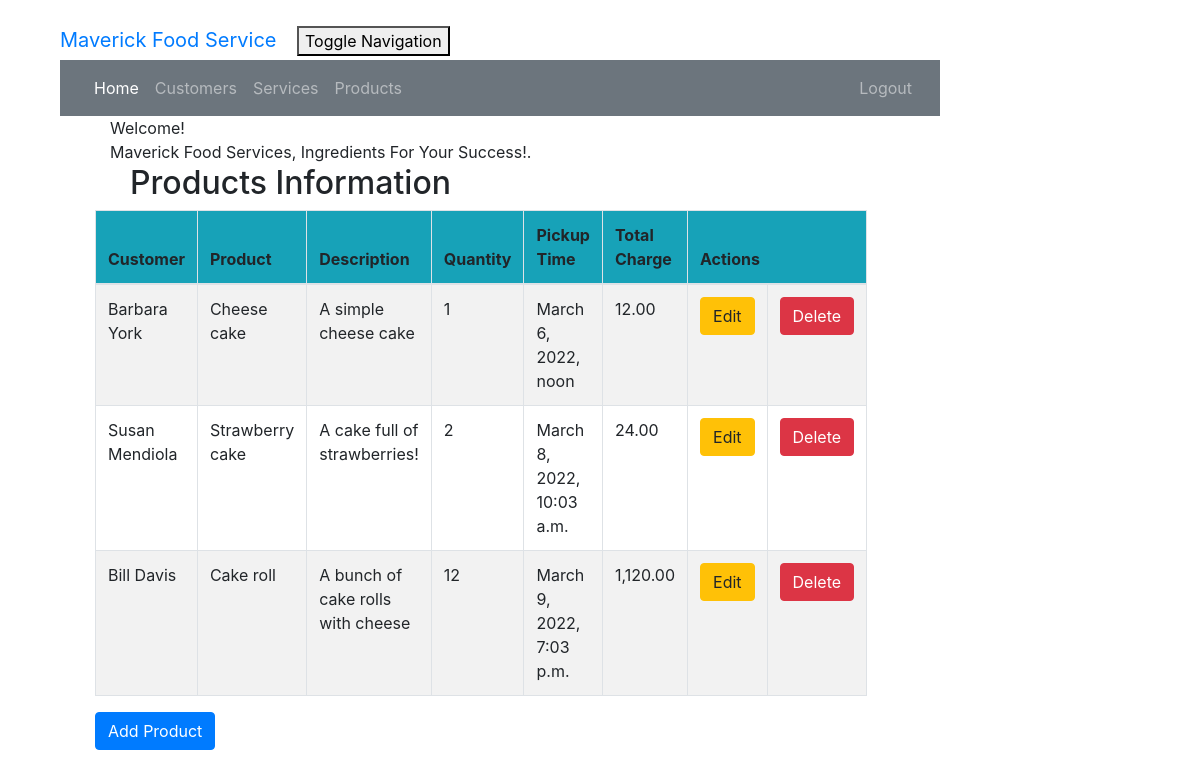
The page /product_list (signed in) on the database its author committed.
### crm/models.py (models this page shows, shortened)
class Product(models.Model):
    cust_name = models.ForeignKey(Customer, on_delete=models.CASCADE, related_name='products')
    product = models.CharField(max_length=100)
    description = models.TextField()
    quantity = models.IntegerField()
    pickup_time = models.DateTimeField(
        default=timezone.now)
    charge = models.DecimalField(max_digits=10, decimal_places=2)
    created_date = models.DateTimeField(
        default=timezone.now)
    updated_date = models.DateTimeField(auto_now_add=True)

class Customer(models.Model):
    cust_name = models.CharField(max_length=50)
    email = models.EmailField(max_length=100)
    phone = models.CharField(max_length=20)
    bldgroom = models.CharField(max_length=100)
    address = models.CharField(max_length=200)
    city = models.CharField(max_length=50)
    state = models.CharField(max_length=50)
    zipcode = models.CharField(max_length=10)
    organization = models.CharField(max_length=100)
    role = models.CharField(max_length=100)
    def __str__ (self):
        return self.cust_name

### crm/views.py (the view)
# urls.py: path('product_list', views.product_list, name='product_list'),
@login_required
def product_list(request):
    products = Product.objects.filter(created_date__lte=timezone.now())
    return render(request, 'crm/product_list.html', {'products': products})

### crm/templates/crm/product_list.html (shortened to what this page needs)
<!DOCTYPE html>
{% extends 'crm/base.html' %}
{% block content %}
    {% load humanize %}
    <head>
    </head>
    <body class="bodylist">
    <div class="container">
        <div class="panel panel-primary">
            <div class="panel-heading">Welcome!</div>
            <div class="panel-body">
                Maverick Food Services, Ingredients For Your Success!.
            </div>
        </div>
    </div>
    <div class="row">
        <h2>Products Information</h2>
    </div>
    <div>
        <table class="table table-striped table-bordered table-hover w-auto">
            <thead>
            <tr class="bg-info">
                <th>Customer</th>
                <th>Product</th>
                <th>Description</th>
                <th>Quantity</th>
                <th>Pickup Time</th>
                <th>Total Charge</th>
                <th colspan="3">Actions</th>
            </tr>
            </thead>
            <tbody>
            {% for product in products %}
                <tr>
                    <td>{{ product.cust_name }}</td>
                    <td>{{ product.product }}</td>
                    <td>{{ product.description }}</td>
                    <td>{{ product.quantity|intcomma }}</td>
                    <td>{{ product.pickup_time }}</td>
                    <td>{{ product.charge|intcomma }}</td>
                    <td><a href="{% url 'crm:product_edit' pk=product.pk %}"
                           class="btn btn-warning">Edit</a>
                    </td>
                    <td><a href="{% url 'crm:product_delete' pk=product.pk %}"
                           onclick="return confirm('Are you sure you want to delete?')"
                           class="btn btn-danger">Delete</a>
                    </td>
                </tr>
            {% endfor %}
            </tbody>
        </table>
    </div>
    <div>
        <a href="{% url 'crm:product_new' %}"><span
                class="btn btn-primary">Add Product</span></a>
    </div>
    </body>
{% endblock %}

### crm/static/css/portfolio.css (style rules this page uses)
body { padding-left: 45px; padding-right: 45px; padding-top: 20px; }
.row { padding-left: 50px; }

### rows shown on the page
Product: cust_name "Barbara York", product "Cheese cake", description "A simple cheese cake", quantity "1", pickup_time "March 6, 2022, noon", charge "12.00"
Product: cust_name "Susan Mendiola", product "Strawberry cake", description "A cake full of strawberries!", quantity "2", pickup_time "March 8, 2022, 10:03 a.m.", charge "24.00"
Product: cust_name "Bill Davis", product "Cake roll", description "A bunch of cake rolls with cheese", quantity "12", pickup_time "March 9, 2022, 7:03 p.m.", charge "1,120.00"
